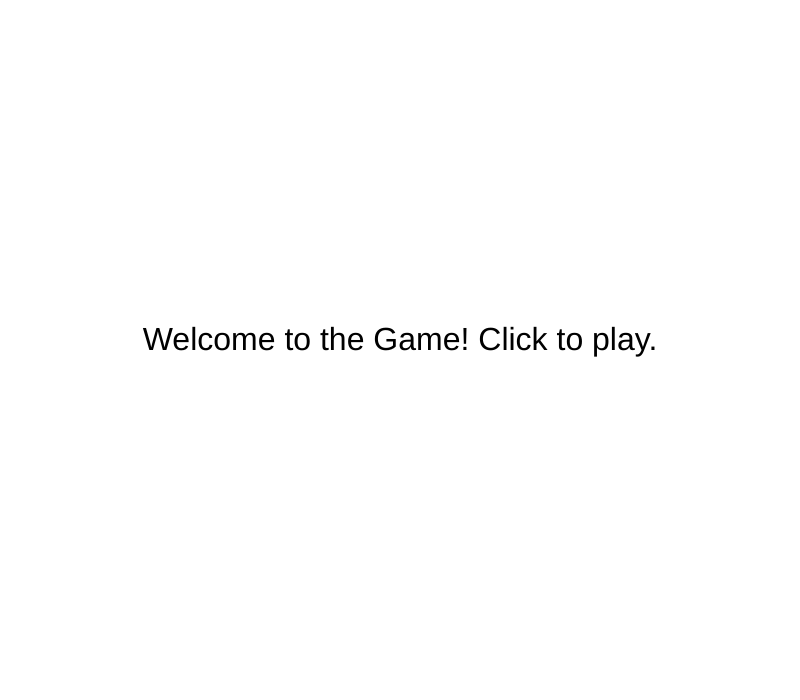
Frame 1 (no input)
Frame 60 (no input): identical to frame 1, image omitted
Frame 120 (the mouse pressed at the canvas centre since frame 60): identical to frame 1, image omitted

The p5.js sketch that drew this single still picture (run headless with seeded random() and noise() and a simulated clock; from frame 60 on, the mouse is pressed at the canvas centre):

// p5.js sketch
// ── sketch.js
var cars = [] ;
var frogPos;
var myState = 0 ;
var maxCars = 5 ;
var maxTimer = 12*60 ;
var timer = maxTimer ;

function setup() {
    createCanvas(800, 700);

            // spawn cars
  for (var i = 0; i < maxCars; i++) {
        cars.push(new Car());
  }

        frogPos = createVector(400, height-100) ;

        textAlign(CENTER) ;
  }
function draw() {

  switch(myState) {
  case 0:
    background('white') ;
    fill('black') ;
    textSize(32) ;
    text("Welcome to the Game! Click to play.", width/2, height/2) ;
  break ;

  case 1:
    game();
      timer = timer - 1 ;
  if (timer <= 0) {
      timer = maxTimer ;
      myState = 3 ;
    }

  break ;

  case 2:
    background('green') ;
    text("Congratulations! You beat the game :)", width/2, height/2) ;
  break ;

  case 3:
    background('purple') ;
    text("Oh no! You lost :(", width/2, height/2) ;
    text("Click to play again!", 400, 450) ;
  break ;
}

  }

function mouseReleased() {
  switch(myState) {
  case 0:
      myState = 1 ;
  break ;

  case 2: // they won
      timer = maxTimer ;
      cars = [] ;
  for (var i = 0; i < maxCars; i++) {
      cars.push(new Car());
    }
      myState = 0 ;
  break ;

  case 3: // they lost
      timer = maxTimer ;
      cars = [] ;
  for (var i = 0; i < maxCars; i++) {
      cars.push(new Car());
    }
      myState = 0 ;
  break ;
  }

}

function game() {
      background('black');

    for (var i = 0; i < cars.length; i++) {
        cars[i].display();
        cars[i].drive();
    if (cars[i].pos.dist(frogPos) < 35) {
        cars.splice(i, 1) ;
        }
        }


    if (cars.length == 0) {
      myState = 2 ;
    }
            // frog
            fill('white') ;
            ellipse(frogPos.x, frogPos.y, 50, 50,) ;
            checkForKeys();
}

function checkForKeys() {
    if (keyIsDown(LEFT_ARROW)) frogPos.x -= 5 ;
    if (keyIsDown(RIGHT_ARROW)) frogPos.x += 5 ;
    if (keyIsDown(UP_ARROW)) frogPos.y -= 5 ;
    if (keyIsDown(DOWN_ARROW)) frogPos.y += 5 ;
  }

function Car() {
            // attributes (change the car)
  this.pos = createVector(random(width), random(height)) ;
  this.vel = createVector(random(-5, 5), random(-5, 5)) ;
  this.r = random(0, 255) ;
  this.g = random(255) ;
  this.b = random(0, 255) ;
  this.diameter = random(10, 20, 30, 65,)

  this.display = function() {
        fill(this.r, this.g, this.b) ;
        rect(this.pos.x, this.pos.y, this.diameter, this.diameter) ;
  }

  this.drive = function() {
      this.pos.add(this.vel) ;
      if (this.pos.x > width) this.pos.x = 0 ;
      if (this.pos.x < 0) this.pos.x = width ;
      if (this.pos.y > height) this.pos.y = 0 ;
      if (this.pos.y < 0) this.pos.y = height ;
  }

}

//code phrase 1. Chicago
//code phrase 2. Tony Stark(Iron Man)
//code phrase 3. favorite hobby is making music
//code phrase 4. favorite food is pizza
